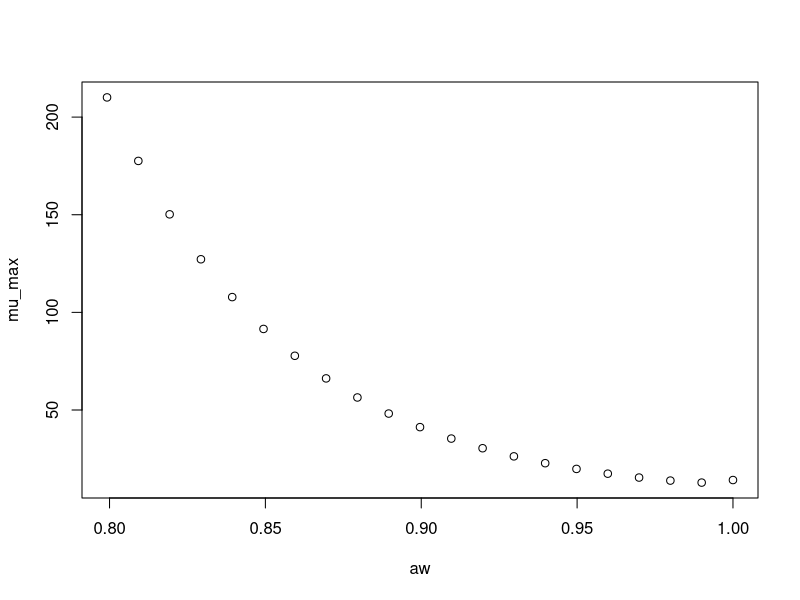

Generate this figure with R:
#############################
# start of Parameter script
#############################
aw <- seq(0.799200799200799,0.999999,length.out=21)
#############################
# end of Parameter script
#############################
############################# 
# start of Model script Gropin ID 1375 
#############################
 
# constant coefficients for this model
 
variables <- data.frame(aw)
argumentsPar <- expand.grid(variables)
 
# heart of the model
response_surface <- function(aw) {
   mumax <-exp(2.652-3.023*sqrt(1-aw)+20.17*(sqrt(1-aw))^2)

return(mumax=mumax)
} 

# output parameters
mumax <- cbind(argumentsPar,response_surface(argumentsPar['aw']))
colnames(mumax) <- c(colnames(argumentsPar),'mumax')
#############################
# End of Model script
#############################
############################# 
# start of Visualisation script Gropin ID 1375 
#############################
plot(aw,mumax$mumax,
                          xlab='aw',
                          ylab='mu_max')
#############################
# End of Visualisation script
#############################
